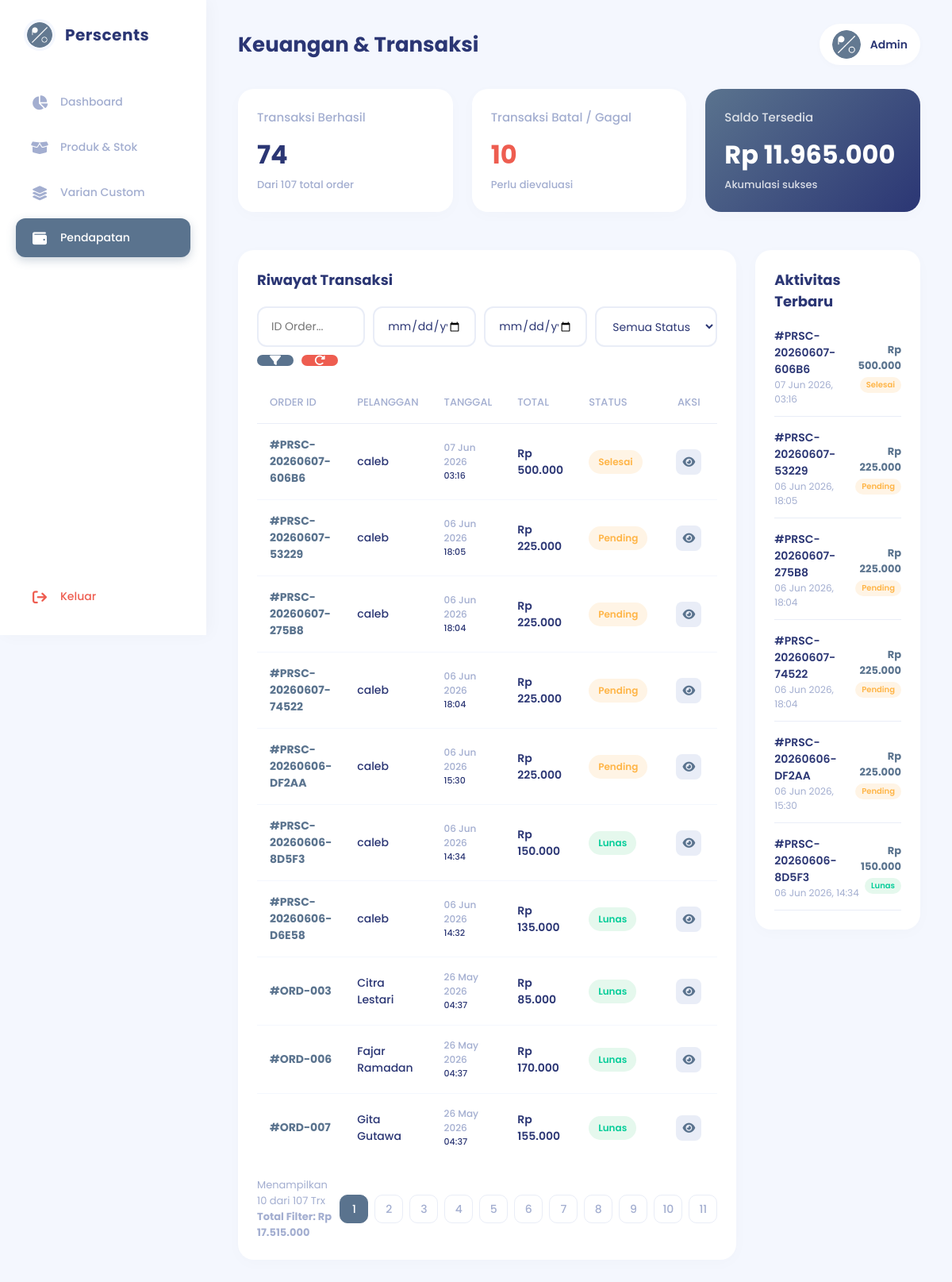
Page /admin/pendapatan.php on the committed database.
### tables this page shows
CREATE TABLE IF NOT EXISTS `pesanan` (
  `id` int(11) NOT NULL AUTO_INCREMENT,
  `kode_pesanan` varchar(30) DEFAULT NULL,
  `user_id` int(11) DEFAULT NULL,
  `nama_pemesan` varchar(100) NOT NULL,
  `no_hp` varchar(20) DEFAULT NULL,
  `total_harga` int(11) NOT NULL DEFAULT '0',
  `diskon` int(11) DEFAULT '0',
  `status` enum('pending','lunas','siap_diambil','selesai','dibatalkan') NOT NULL DEFAULT 'pending',
  `status_pengambilan` enum('belum_diambil','diambil') NOT NULL DEFAULT 'belum_diambil',
  `metode_bayar` varchar(30) DEFAULT 'QRIS',
  `bukti_pembayaran` varchar(255) DEFAULT NULL,
  `tenggat_selesai` datetime DEFAULT NULL,
  `created_at` timestamp NULL DEFAULT CURRENT_TIMESTAMP,
  `updated_at` timestamp NULL DEFAULT CURRENT_TIMESTAMP ON UPDATE CURRENT_TIMESTAMP,
  PRIMARY KEY (`id`),
  UNIQUE KEY `kode_pesanan` (`kode_pesanan`),
  KEY `user_id` (`user_id`),
  CONSTRAINT `pesanan_ibfk_1` FOREIGN KEY (`user_id`) REFERENCES `users` (`id`) ON DELETE SET NULL
);

### config/koneksi.php (called while the page is built, shortened)
<?php
$base_url = "http://localhost/perscents";
?>

### admin/pendapatan.php (the view, shortened to what this page needs)
<?php
require_once '../config/koneksi.php';
$queryTotalTrx = mysqli_query($conn, "SELECT COUNT(id) as total FROM pesanan");
$totalTrxAll = mysqli_fetch_assoc($queryTotalTrx)['total'];
$queryTrxSukses = mysqli_query($conn, "SELECT COUNT(id) as total, SUM(total_harga) as pendapatan FROM pesanan WHERE status = 'lunas'");
$dataSukses = mysqli_fetch_assoc($queryTrxSukses);
$trxBerhasil = $dataSukses['total'] ?? 0;
$saldoTersedia = $dataSukses['pendapatan'] ?? 0;
$queryTrxGagal = mysqli_query($conn, "SELECT COUNT(id) as total FROM pesanan WHERE status != 'lunas' AND status != 'pending'");
$trxGagal = mysqli_fetch_assoc($queryTrxGagal)['total'] ?? 0;
$queryAktivitas = mysqli_query($conn, "SELECT kode_pesanan, total_harga, status, created_at FROM pesanan ORDER BY created_at DESC LIMIT 6");
$search_id = isset($_GET['cari_id']) ? mysqli_real_escape_string($conn, $_GET['cari_id']) : '';
$status_trx = isset($_GET['status_trx']) ? mysqli_real_escape_string($conn, $_GET['status_trx']) : '';
$tgl_mulai = isset($_GET['tgl_mulai']) ? mysqli_real_escape_string($conn, $_GET['tgl_mulai']) : '';
$tgl_akhir = isset($_GET['tgl_akhir']) ? mysqli_real_escape_string($conn, $_GET['tgl_akhir']) : '';
$where_clause = "WHERE 1=1";
$limit = 10;
$halaman = isset($_GET['halaman']) ? (int)$_GET['halaman'] : 1;
$offset = ($halaman - 1) * $limit;
$queryCount = mysqli_query($conn, "SELECT COUNT(id) as total, SUM(total_harga) as total_uang FROM pesanan $where_clause");
$dataCount = mysqli_fetch_assoc($queryCount);
$total_data = $dataCount['total'];
$total_uang_filter = $dataCount['total_uang'] ?? 0;
$total_halaman = ceil($total_data / $limit);
$queryMainTable = mysqli_query($conn, "SELECT * FROM pesanan $where_clause ORDER BY created_at DESC LIMIT $limit OFFSET $offset");
$url_params = "&cari_id=" . urlencode($search_id) . "&status_trx=" . urlencode($status_trx) . "&tgl_mulai=" . urlencode($tgl_mulai) . "&tgl_akhir=" . urlencode($tgl_akhir);
?>
<!DOCTYPE html>
<html lang="id">
<head>
    <link rel="stylesheet" href="https://cdnjs.cloudflare.com/ajax/libs/font-awesome/6.4.0/css/all.min.css">
</head>
<body>
    <aside class="sidebar">
        <div class="sidebar-logo">
            <img src="<?= $base_url; ?>/assets/Logo_Perscents.png" alt="Logo">
            <h2>Perscents</h2>
        </div>
        <ul class="sidebar-menu">
            <li><a href="index.php" class="<?= (basename($_SERVER['PHP_SELF']) == 'index.php') ? 'active' : ''; ?>"><i class="fa-solid fa-chart-pie"></i> Dashboard</a></li>
            <li><a href="produk.php" class="<?= (basename($_SERVER['PHP_SELF']) == 'produk.php') ? 'active' : ''; ?>"><i class="fa-solid fa-box-open"></i> Produk & Stok</a></li>
            <li><a href="variant_management.php" class="<?= (strpos(basename($_SERVER['PHP_SELF']), 'variant') !== false || strpos(basename($_SERVER['PHP_SELF']), 'ukuran') !== false || strpos(basename($_SERVER['PHP_SELF']), 'ketahanan') !== false) ? 'active' : ''; ?>"><i class="fa-solid fa-layer-group"></i> Varian Custom</a></li>
            <li><a href="pendapatan.php" class="<?= (basename($_SERVER['PHP_SELF']) == 'pendapatan.php' || basename($_SERVER['PHP_SELF']) == 'detail_pesanan.php') ? 'active' : ''; ?>"><i class="fa-solid fa-wallet"></i> Pendapatan</a></li>
            <li style="margin-top: auto;"><a href="logout_admin.php" style="color: #EE5D50;"><i class="fa-solid fa-arrow-right-from-bracket"></i> Keluar</a></li>
        </ul>
    </aside>
    <main class="main-wrapper">
        <header class="topbar">
            <h1 class="page-title">Keuangan & Transaksi</h1>
            <div class="topbar-right">
                <div class="admin-profile">
                    <img src="<?= $base_url; ?>/assets/Logo_Perscents.png" alt="Admin">
                    <span>Admin</span>
                </div>
            </div>
        </header>
        <div class="grid-3">
            <div class="card">
                <h3>Transaksi Berhasil</h3>
                <div class="stat-value text-success"><?= $trxBerhasil; ?></div>
                <div class="stat-subtext" style="color:#A3AED0;">Dari <?= $totalTrxAll; ?> total order</div>
            </div>
            <div class="card">
                <h3>Transaksi Batal / Gagal</h3>
                <div class="stat-value text-danger" style="color:#EE5D50;"><?= $trxGagal; ?></div>
                <div class="stat-subtext" style="color:#A3AED0;">Perlu dievaluasi</div>
            </div>
            <div class="card" style="background: linear-gradient(135deg, #5A738E, #2B3674); color: white;">
                <h3 style="color: rgba(255,255,255,0.8);">Saldo Tersedia</h3>
                <div class="stat-value" style="color: white;">Rp <?= number_format($saldoTersedia, 0, ',', '.'); ?></div>
                <div class="stat-subtext" style="color: rgba(255,255,255,0.8);">Akumulasi sukses</div>
            </div>
        </div>
        <div class="grid-2">
            <div class="card">
                <h2>Riwayat Transaksi</h2>
                <form method="GET" action="pendapatan.php" style="display:flex; flex-wrap:wrap; gap:10px; margin-bottom:20px;">
                    <input type="text" name="cari_id" class="search-input" placeholder="ID Order..." value="<?= htmlspecialchars($search_id); ?>" style="flex: 1; min-width: 120px;">
                    <input type="date" name="tgl_mulai" class="form-control" value="<?= htmlspecialchars($tgl_mulai); ?>" style="width:130px;">
                    <input type="date" name="tgl_akhir" class="form-control" value="<?= htmlspecialchars($tgl_akhir); ?>" style="width:130px;">
                    <select name="status_trx" class="select-filter" onchange="this.form.submit()">
                        <option value="Semua Status">Semua Status</option>
                    </select>
                    <button type="submit" class="btn-primary" style="padding: 0 16px;"><i class="fa-solid fa-filter"></i></button>
                    <a href="pendapatan.php" class="btn-primary" style="background:#EE5D50; padding: 0 16px;"><i class="fa-solid fa-rotate-right"></i></a>
                </form>
                <div class="table-responsive">
                    <table class="data-table">
                        <thead>
                            <tr>
                                <th>Order ID</th>
                                <th>Pelanggan</th>
                                <th>Tanggal</th>
                                <th>Total</th>
                                <th>Status</th>
                                <th style="text-align:center;">Aksi</th>
                            </tr>
                        </thead>
                        <tbody>
                            <?php
                            if(mysqli_num_rows($queryMainTable) > 0) {
                                while($row = mysqli_fetch_assoc($queryMainTable)) {
                                    $badge_class = "badge-warning";
                                    if($row['status'] == 'lunas') $badge_class = "badge-success";
                            ?>
                            <tr>
                                <td style="font-weight:700; color:#5A738E;">#<?= htmlspecialchars($row['kode_pesanan']); ?></td>
                                <td><?= htmlspecialchars($row['nama_pemesan']); ?></td>
                                <td><div style="font-size:12px; color:#A3AED0;"><?= date('d M Y', strtotime($row['created_at'])); ?></div><div style="font-size:11px;"><?= date('H:i', strtotime($row['created_at'])); ?></div></td>
                                <td style="font-weight:600;">Rp <?= number_format($row['total_harga'], 0, ',', '.'); ?></td>
                                <td><span class="badge <?= $badge_class; ?>"><?= ucfirst($row['status']); ?></span></td>
                                <td style="text-align:center;">
                                    <a href="detail_pesanan.php?id=<?= $row['id']; ?>" class="btn-icon btn-edit" title="Lihat Invoice"><i class="fa-solid fa-eye"></i></a>
                                </td>
                            </tr>
                            <?php } } else { echo "<tr><td colspan='6' style='text-align:center; padding: 30px;'>Transaksi tidak ditemukan.</td></tr>"; } ?>
                        </tbody>
                    </table>
                </div>
                <div style="display:flex; justify-content:space-between; align-items:center; margin-top:20px;">
                    <div style="font-size:13px; color:#A3AED0;">
                        Menampilkan <?= mysqli_num_rows($queryMainTable); ?> dari <?= $total_data; ?> Trx <br>
                        <b>Total Filter: Rp <?= number_format($total_uang_filter, 0, ',', '.'); ?></b>
                    </div>
                    <?php if ($total_halaman > 1): ?>
                    <div class="pagination" style="margin-top:0;">
                        <?php for($i = 1; $i <= $total_halaman; $i++): ?>
                            <a href="?halaman=<?= $i; ?><?= $url_params; ?>"><span class="<?= ($halaman == $i) ? 'active' : ''; ?>"><?= $i; ?></span></a>
                        <?php endfor; ?>
                    </div>
                    <?php endif; ?>
                </div>
            </div>
            <div class="card" style="height: fit-content;">
                <h2>Aktivitas Terbaru</h2>
                <div style="display:flex; flex-direction:column; gap:16px;">
                    <?php if(mysqli_num_rows($queryAktivitas) > 0) {
                        while($act = mysqli_fetch_assoc($queryAktivitas)) {
                            $badge_class = "badge-warning";
                            if($act['status'] == 'lunas') $badge_class = "badge-success";
                    ?>
                        <div style="display:flex; justify-content:space-between; align-items:center; padding-bottom:12px; border-bottom:1px solid #E9EDF7;">
                            <div>
                                <div style="font-weight:600; color:#2B3674;">#<?= htmlspecialchars($act['kode_pesanan']); ?></div>
                                <div style="font-size:12px; color:#A3AED0;"><?= date('d M Y, H:i', strtotime($act['created_at'])); ?></div>
                            </div>
                            <div style="text-align:right;">
                                <div style="font-weight:700; color:#5A738E; font-size:13px;">Rp <?= number_format($act['total_harga'], 0, ',', '.'); ?></div>
                                <span class="badge <?= $badge_class; ?>" style="font-size:10px; padding: 2px 8px; margin-top:4px;"><?= ucfirst($act['status']); ?></span>
                            </div>
                        </div>
                    <?php } } else { echo "<div style='color:#A3AED0; font-size:13px;'>Belum ada aktivitas.</div>"; } ?>
                </div>
            </div>
        </div>
    </main>
</body>
</html>

### rows in the picture
pesanan: kode_pesanan "PRSC-20260607-606B6", nama_pemesan "caleb", created_at "07 Jun 2026", created_at "03:16", total_harga "500.000", status "Selesai", created_at "07 Jun 2026, 03:16"
pesanan: kode_pesanan "PRSC-20260607-53229", nama_pemesan "caleb", created_at "06 Jun 2026", created_at "18:05", total_harga "225.000", status "Pending", created_at "06 Jun 2026, 18:05"
pesanan: kode_pesanan "PRSC-20260607-275B8", nama_pemesan "caleb", created_at "06 Jun 2026", created_at "18:04", total_harga "225.000", status "Pending", created_at "06 Jun 2026, 18:04"
pesanan: kode_pesanan "PRSC-20260607-74522", nama_pemesan "caleb", created_at "06 Jun 2026", created_at "18:04", total_harga "225.000", status "Pending", created_at "06 Jun 2026, 18:04"
pesanan: kode_pesanan "PRSC-20260606-DF2AA", nama_pemesan "caleb", created_at "06 Jun 2026", created_at "15:30", total_harga "225.000", status "Pending", created_at "06 Jun 2026, 15:30"
pesanan: kode_pesanan "PRSC-20260606-8D5F3", nama_pemesan "caleb", created_at "06 Jun 2026", created_at "14:34", total_harga "150.000", status "Lunas", created_at "06 Jun 2026, 14:34"
pesanan: kode_pesanan "PRSC-20260606-D6E58", nama_pemesan "caleb", created_at "06 Jun 2026", created_at "14:32", total_harga "135.000", status "Lunas"
pesanan: kode_pesanan "ORD-003", nama_pemesan "Citra Lestari", created_at "26 May 2026", created_at "04:37", total_harga "85.000", status "Lunas"
pesanan: kode_pesanan "ORD-006", nama_pemesan "Fajar Ramadan", created_at "26 May 2026", created_at "04:37", total_harga "170.000", status "Lunas"
pesanan: kode_pesanan "ORD-007", nama_pemesan "Gita Gutawa", created_at "26 May 2026", created_at "04:37", total_harga "155.000", status "Lunas"

### other values in the picture
$trxBerhasil "74"
$totalTrxAll "107"
$trxGagal "10"
$saldoTersedia "11.965.000"
mysqli_num_rows($queryMainTable) "10"
$total_data "107"
$total_uang_filter "17.515.000"
